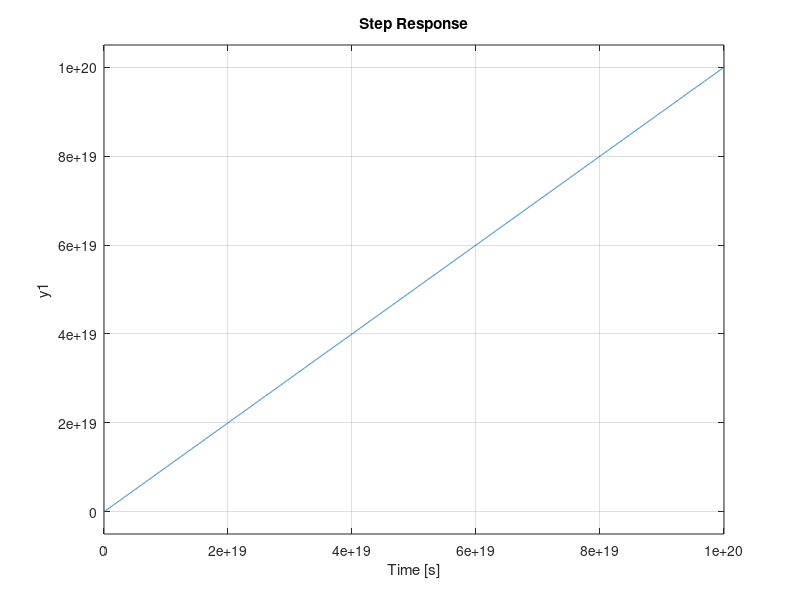

Reproduce this figure in MATLAB.
clearvars
close all
clc

m = 1000;
b = 1;
num = [1];
den = [m b 0];
H = tf(num, den)

figure(1)
step(H, 1e20)           % Plots step-response upto 10^20 seconds
